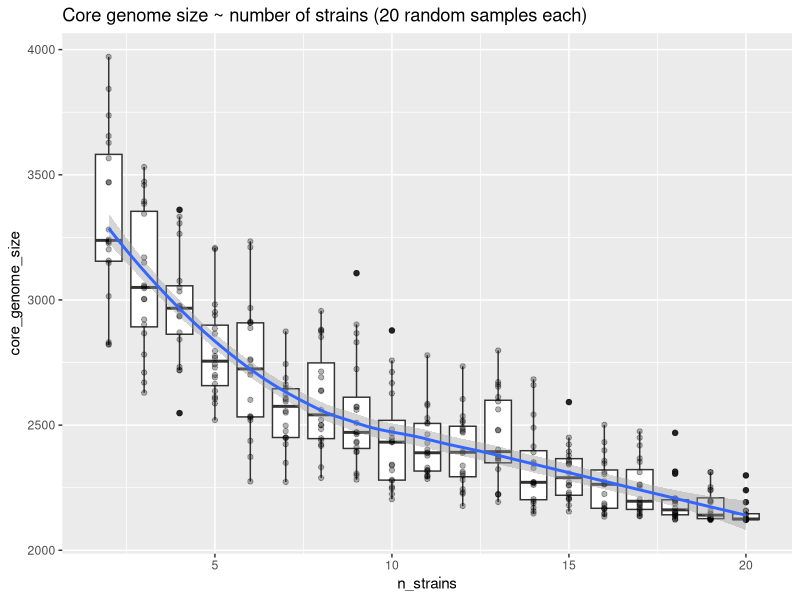

Write the R code that produced this figure.

library(tidyverse)

c.genome.sizes <- 
  read_csv("../Data/Statistics/core_genomes_diversity.csv") %>% 
    select(n_strains, core_genome_size)

summarise.times <- function(
  df, time_var = exec_time, grouping_var = threads
){
  time_var <- enquo(time_var)
  grouping_var <- enquo(grouping_var)
  time_name <- as_label(time_var)
  
  df %>%
    mutate( !!time_name := round({{time_var}}, 2)) %>% 
    group_by(!!grouping_var) %>% 
    summarise(
      mean_time := round(mean(!!time_var), 2), 
      sd := round(sd(!!time_var),2),
      best := min(!!time_var),
      worst := max(!!time_var)
    )
}

plot_times <- function(
  df, x_var, y_var, title
){
  x_var <- enquo(x_var)
  y_var <- enquo(y_var)
  
  df %>% 
    ggplot(mapping = aes(x=!!x_var, y=!!y_var)) +
    geom_boxplot(aes(group=!!x_var, y=!!y_var)) + 
    geom_point(alpha=0.3) +
    geom_smooth() + 
    ggtitle(title)
}

c.genome.sizes %>% plot_times(n_strains, core_genome_size, "Core genome size ~ number of strains (20 random samples each)")
